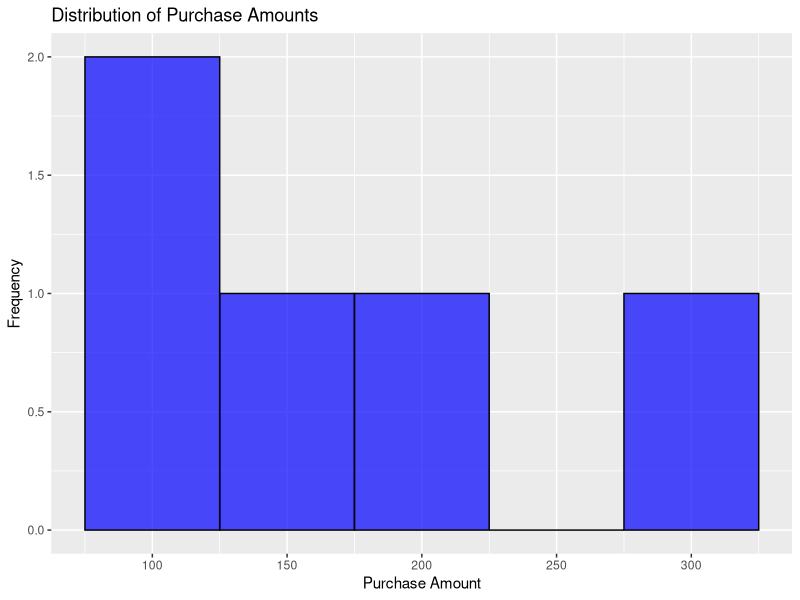

Write R code to recreate this figure.
# Load necessary libraries
library(dplyr)
library(ggplot2)

# Example customer purchase data
purchase_data <- data.frame(
  CustomerID = c(101, 102, 103, 104, 105),
  PurchaseAmount = c(150, 200, 120, 300, 80)
)

# Calculate statistical measures
mean_purchase <- mean(purchase_data$PurchaseAmount)
median_purchase <- median(purchase_data$PurchaseAmount)
sd_purchase <- sd(purchase_data$PurchaseAmount)
q1_purchase <- quantile(purchase_data$PurchaseAmount, probs = 0.25)
q3_purchase <- quantile(purchase_data$PurchaseAmount, probs = 0.75)

# Display results
cat("Mean Purchase Amount:", mean_purchase, "\n")
cat("Median Purchase Amount:", median_purchase, "\n")
cat("Standard Deviation of Purchase Amounts:", sd_purchase, "\n")
cat("1st Quartile of Purchase Amounts:", q1_purchase, "\n")
cat("3rd Quartile of Purchase Amounts:", q3_purchase, "\n")

# Create a histogram
ggplot(purchase_data, aes(x = PurchaseAmount)) +
  geom_histogram(binwidth = 50, fill = "blue", color = "black", alpha = 0.7) +
  labs(title = "Distribution of Purchase Amounts", x = "Purchase Amount", y = "Frequency")
